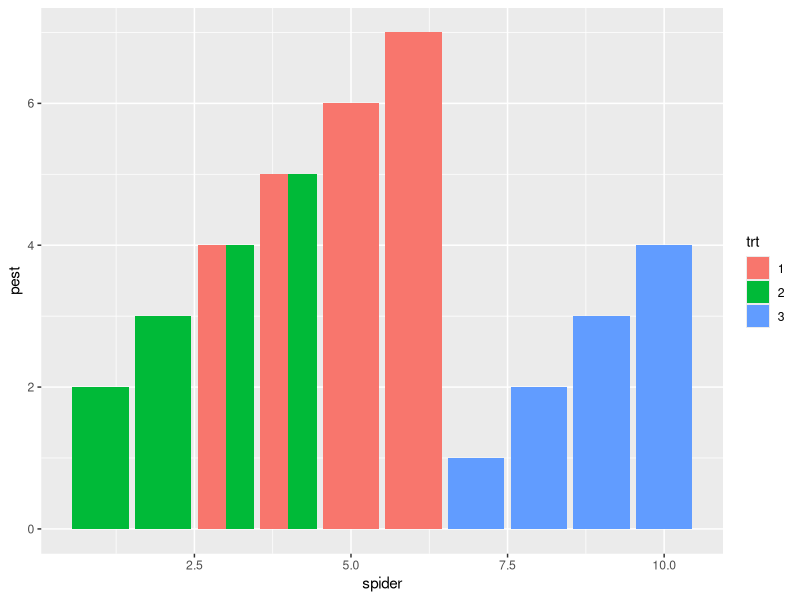
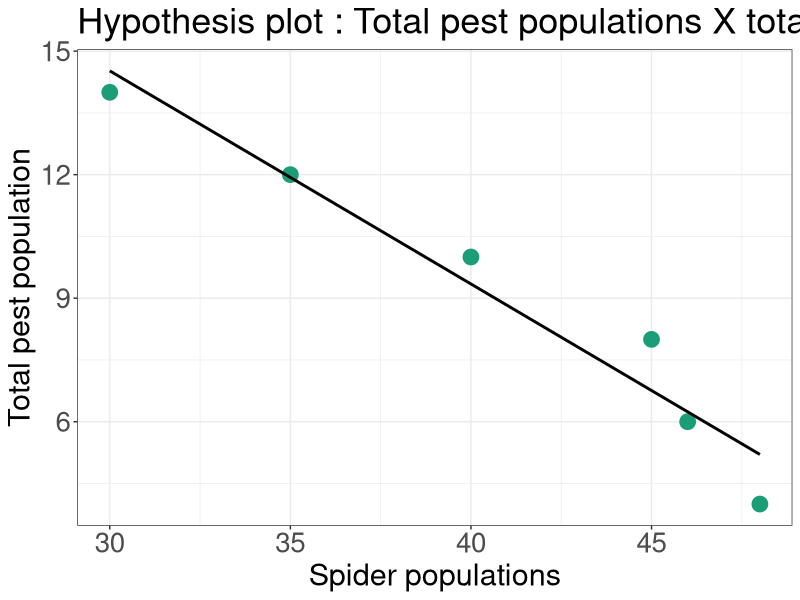
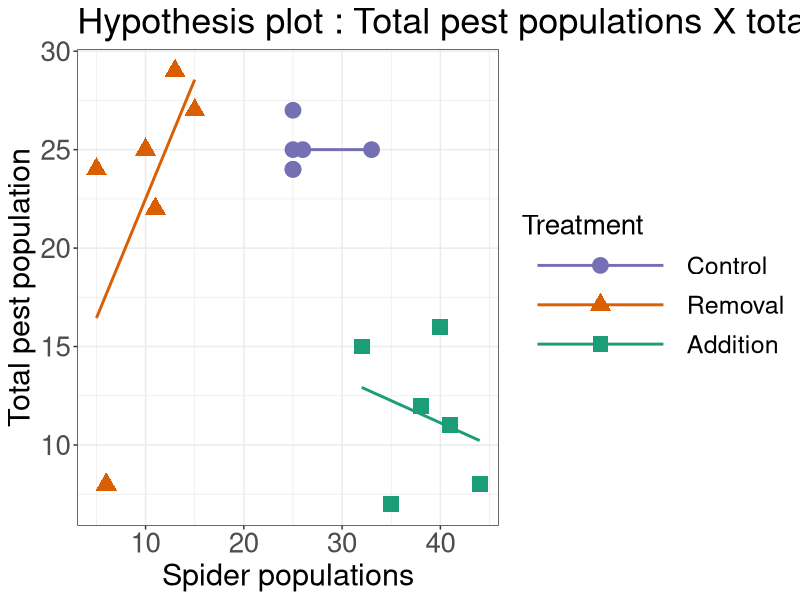
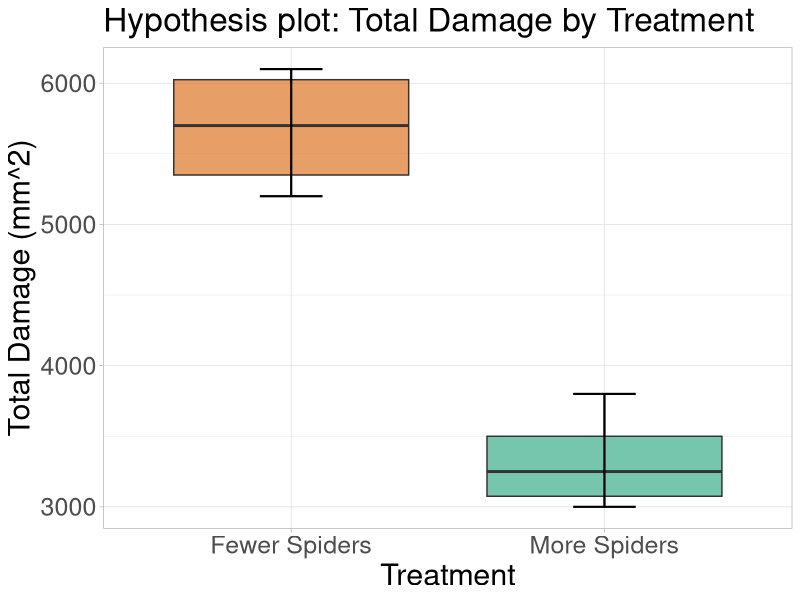

The R source for these figures, in order:
# fake data set for hypothesis testing 
fake_data <- data.frame(trt = c(1,1,1,1,2,2,2,2,3,3,3,3),
                        spider = c(3,4,5,6,1,2,3,4,7,8,9,10),
                        pest = c(4,5,6,7,2,3,4,5,1,2,3,4))

library(ggplot2)
fake_data$trt <- as.factor(fake_data$trt)
ggplot(fake_data)+
  geom_col(aes(spider, pest, fill = trt), stat = "identity", position = "dodge")
  
?rnorm
bugs <- data.frame(
  Treatment = c(1,1,1,1,1,1,2,2,2,2,2,2,3,3,3,3,3,3),
  spiders = c(25,26,25,25,33,25,11,13,15,10,5,6,32,35,40,44,38,41),
  pests =   c(24,25,27,24,25,25,22,29,27,25,24,8,15,7,16,8,12,11)
)


bugs_two <- data.frame(
  Treatment = c(1,1,1,1,1,1),
  spiders = c(30,35,40,45,46,48),
  pests =   c(14,12,10,8,6,4)
)
bugs_two$Treatment <- as.factor(bugs_two$Treatment)

ggplot(bugs_two, aes(spiders, pests))+
  geom_point(size = 5,color = "#1B9E77")+
  geom_smooth(method = lm, se = FALSE, fullrange = FALSE, color = "black", lwd = 1)+ 
  labs(title = "Hypothesis plot : Total pest populations X total spider populations",
       x = "Spider populations",
       y = "Total pest population")+
  theme_bw()+
  theme(axis.text.x = element_text(size = 20),
        axis.text.y = element_text(size = 20),
        axis.title.x = element_text(size = 22),
        axis.title.y = element_text(size = 22),
        plot.title = element_text(size = 26),
        legend.key.height = unit(1, 'cm'),
        legend.key.size = unit(4, 'cm'),
        legend.text = element_text(size = 18),
        legend.title = element_text(size = 20))

library(tidyverse)
as_tibble(bugs)
bugs$Treatment <- as.factor(bugs$Treatment)

 ggplot(bugs, aes(spiders, pests, color = Treatment, shape = Treatment))+
   geom_point(size = 5)+
   geom_smooth(method = lm, se = FALSE, fullrange = FALSE)+ 
   scale_color_manual(labels = c("Control","Removal","Addition"),values = c("#7570B3","#D95F02","#1B9E77"))+
   scale_shape_manual(labels = c("Control","Removal","Addition"), values = c(19,17,15))+
   labs(title = "Hypothesis plot : Total pest populations X total spider populations",
        x = "Spider populations",
        y = "Total pest population")+
   theme_bw()+
   theme(axis.text.x = element_text(size = 20),
         axis.text.y = element_text(size = 20),
         axis.title.x = element_text(size = 22),
         axis.title.y = element_text(size = 22),
         plot.title = element_text(size = 26),
         legend.key.height = unit(1, 'cm'),
         legend.key.size = unit(4, 'cm'),
         legend.text = element_text(size = 18),
         legend.title = element_text(size = 20))
# spiders
# 1 : 25,26,25,27,28
# 2 : 12,13,15,10,5
# 3 : 35,40,44,38,41
 
# pest 
# 1: 22,27,21,25,28,23
# 2: 19,22,29,27,25,24
# 3: 8,15,7,16,8,12,11
# beans ####
 
 
 beans <- data.frame(
   plot = c(100,100,100,200,200,200,300,300,300,400,400,400),
   trt = c(1,2,3,1,2,3,1,2,3,1,2,3),
   damage = c(4400,6000,3800,4500,6100,3000,5000,5400,3400,4100,5200,3100)
 )
 as_tibble(beans)
 # ctl : 4000,3800,3900,4100
 # dep : 6000,6100,6200,5800
 # aug : 3200,300,3400,3100
 
 
 beans$trt <- as.factor(beans$trt)
 ggplot(beans, aes(trt, damage, fill = trt))+
   geom_boxplot(alpha = 0.6)+
   scale_fill_manual(values = c("#D95F02","#1B9E77"))+
   stat_boxplot(geom = 'errorbar',
                width = 0.2,
                size = 0.75)+
   theme_light()+
   theme(axis.text = element_text(size = 18), 
         axis.title = element_text(size = 22),
         plot.title = element_text(size = 24))+
   labs(title = 'Hypothesis plot: Total Damage by Treatment')+
   theme(legend.position = "none")+
   scale_x_discrete(name = "Treatment",
                    limits = c( "2", "3"),
                    labels = c("Fewer Spiders","More Spiders"))+
   scale_y_continuous(name = "Total Damage (mm^2)")
 
 